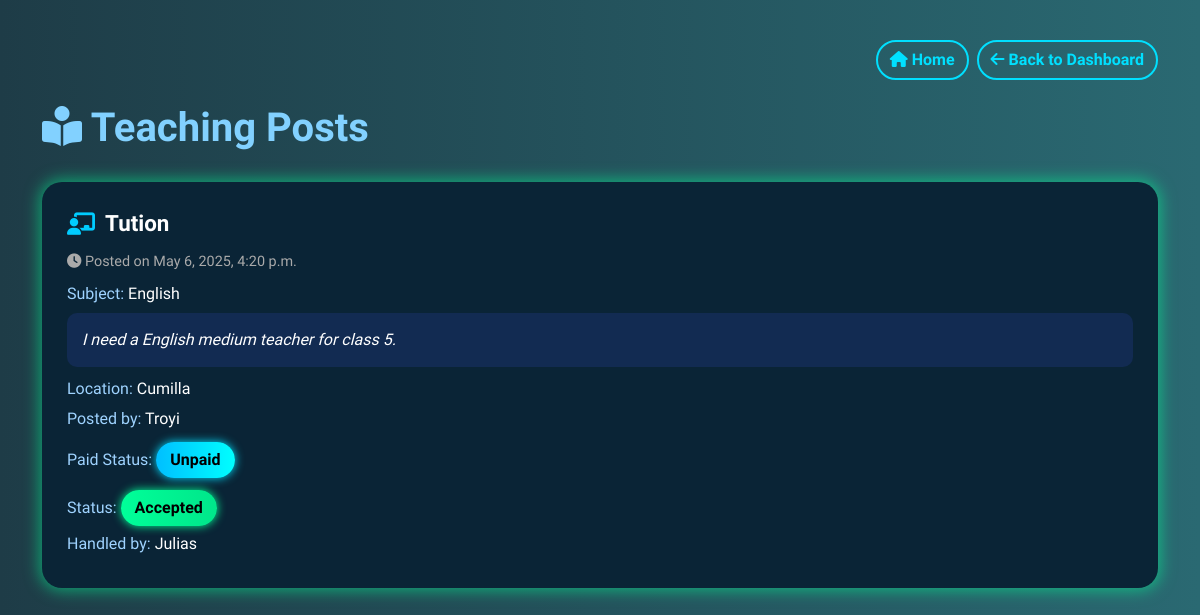
Before: /user/provider_teaching_posts/ (signed in) with the older database file.
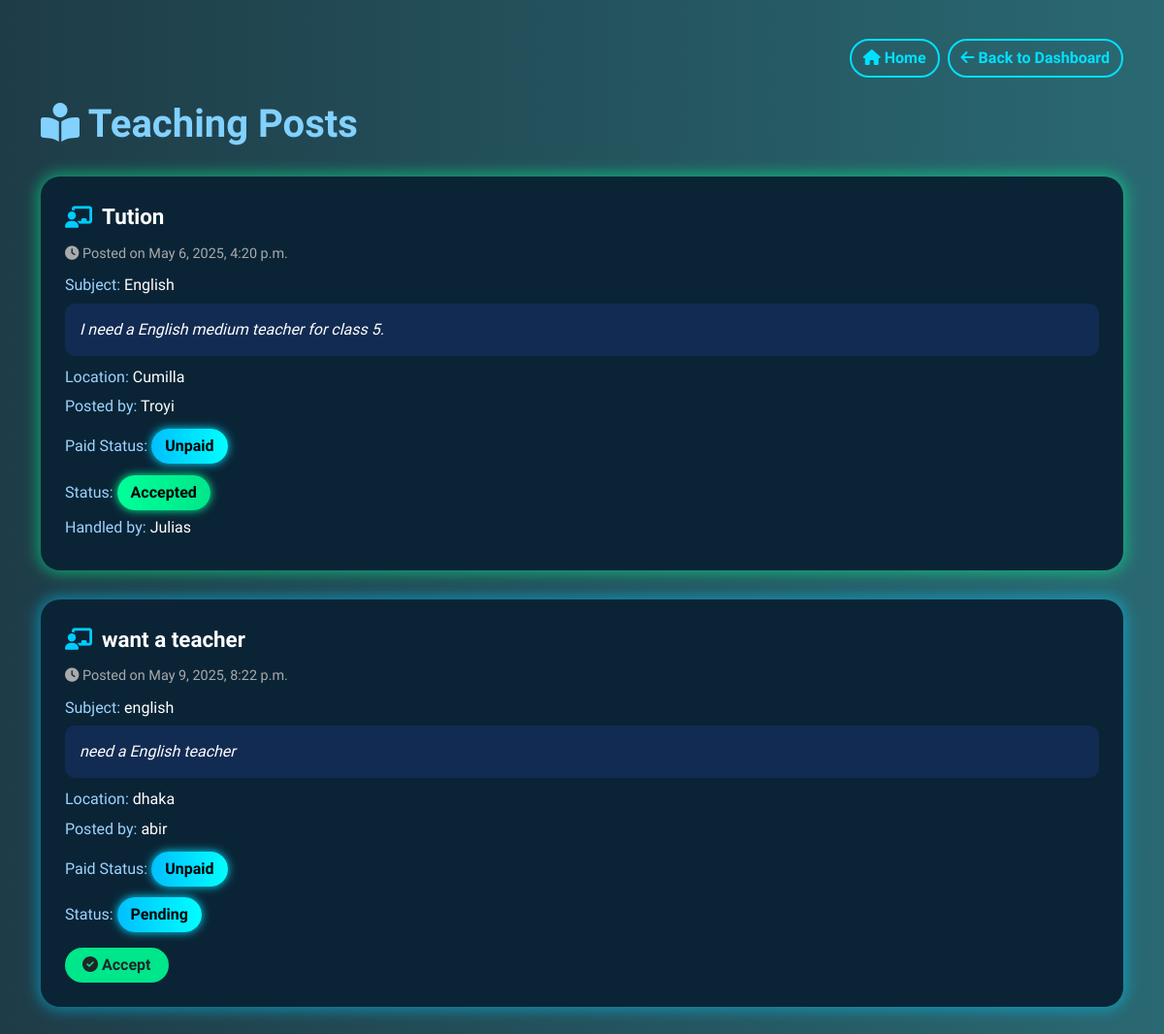
After: the same page with the newer database file.
### users/models.py (models this page shows, shortened)
class TeachingRequest(models.Model):
    STATUS_CHOICES = (
        ('Pending', 'Pending'),
        ('Accepted', 'Accepted'),
        ('Rejected', 'Rejected'),
    )
    customer = models.ForeignKey(User, on_delete=models.CASCADE, related_name='teaching_requests')
    title = models.CharField(max_length=100)
    subject = models.CharField(max_length=100)
    description = models.TextField()
    location = models.CharField(max_length=100)
    is_paid = models.BooleanField(default=False)
    created_at = models.DateTimeField(auto_now_add=True)
    accepted_by = models.ForeignKey(User, null=True, blank=True, on_delete=models.SET_NULL, related_name='accepted_teaching', limit_choices_to={'role': 'provider'})
    status = models.CharField(max_length=10, choices=STATUS_CHOICES, default='Pending')

class User(AbstractUser):
    ROLE_CHOICES = (
        ('customer', 'Customer'),
        ('provider', 'Provider'),
    )
    role = models.CharField(max_length=10, choices=ROLE_CHOICES)
    phone_number = models.CharField(max_length=15, blank=True, null=True)

### users/views.py (the view, shortened to what this page needs)
# urls.py: path('provider_teaching_posts/', views.provider_teaching_posts, name='provider_teaching_posts'),
@login_required
def provider_teaching_posts(request):
    posts = TeachingRequest.objects.all()
    return render(request, 'provider_teaching_posts.html', {'posts': posts})

### templates/provider_teaching_posts.html (shortened to what this page needs)
<!DOCTYPE html>
<html lang="en">
<head>
    <link href="https://cdn.jsdelivr.net/npm/bootstrap@5.3.0/dist/css/bootstrap.min.css" rel="stylesheet">
    <link href="https://cdnjs.cloudflare.com/ajax/libs/font-awesome/6.4.0/css/all.min.css" rel="stylesheet">
</head>
<body>
<div class="container">
    <div class="d-flex justify-content-end mb-4">
        <a href="{% url 'home' %}" class="btn btn-outline-info me-2">
            <i class="fas fa-home"></i> Home
        </a>
        <a href="{% url 'provider_dashboard' %}" class="btn btn-outline-info">
            <i class="fas fa-arrow-left"></i> Back to Dashboard
        </a>
    </div>
    <h1><i class="fas fa-book-reader"></i> Teaching Posts</h1>
    {% for post in posts %}
    <div class="glow-box {% if post.status == 'Accepted' %}glow-green{% else %}glow-blue{% endif %}">
        <div class="post-title">
            <i class="fas fa-chalkboard-teacher"></i> {{ post.title }}
        </div>
        <p class="posted-time">
            <i class="fas fa-clock"></i>
            {% if post.created_at %} Posted on {{ post.created_at|date:"F j, Y, g:i a" }} {% endif %}
        </p>
        <div class="post-content">
            <p><span class="label">Subject:</span> {{ post.subject }}</p>
            <div class="desc-box">{{ post.description }}</div>
            <p><span class="label">Location:</span> {{ post.location }}</p>
            <p><span class="label">Posted by:</span> {{ post.customer.get_full_name|default:post.customer.username }}</p>
            {% if post.paid %}
                <p><span class="label">Paid Status:</span> <span class="status-pill status-accepted">Paid</span></p>
            {% else %}
                <p><span class="label">Paid Status:</span> <span class="status-pill">Unpaid</span></p>
            {% endif %}
            {% if post.status == 'Pending' %}
                <p><span class="label">Status:</span> <span class="status-pill">Pending</span></p>
                <form method="POST" class="mt-3">
                    <button type="submit" name="action" value="accept" class="btn btn-accept">
                        <i class="fas fa-check-circle"></i> Accept
                    </button>
                </form>
            {% else %}
                <p><span class="label">Status:</span> <span class="status-pill status-accepted">Accepted</span></p>
                <p><span class="label">Handled by:</span> {{ post.accepted_by.get_full_name|default:post.accepted_by.username }}</p>
            {% endif %}
        </div>
    </div>
    {% empty %}
    <div class="alert alert-light text-dark">No teaching posts available.</div>
    {% endfor %}
</div>
</body>
</html>

Changed rows visible on the page:
added TeachingRequest: title "want a teacher", created_at "May 9, 2025, 8:22 p.m.", subject "english", description "need a English teacher", location "dhaka", customer.get_full_name "abir"
